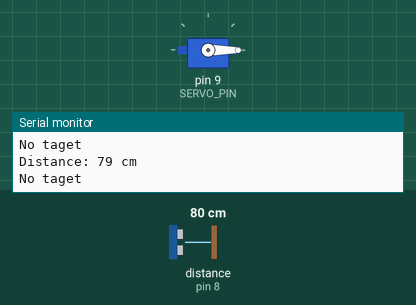
Recording of a sketch running on a simulated Arduino Uno, built with avr-gcc and run on an emulated ATmega328P. Shown: servo, the last lines printed to the serial monitor. Wiring (inferred from the names in the program): ultrasonic range finder: trigger pin 7; echo pin 8. The test bench sets the inputs (shaded band); at power-on: distance to the obstacle (sensor on pin 8) 80 cm. The echo pulse lasts 58.3 µs per cm.

Above: at 1.2 s.
1.3 s: distance to the obstacle (sensor on pin 8) set to 23 cm
4.3 s: distance to the obstacle (sensor on pin 8) set to 19 cm
At 5.0 s:
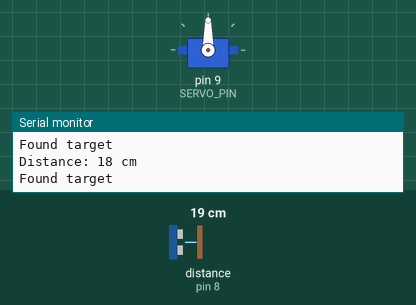
5.9 s: distance to the obstacle (sensor on pin 8) set to 35 cm
At 6.9 s:
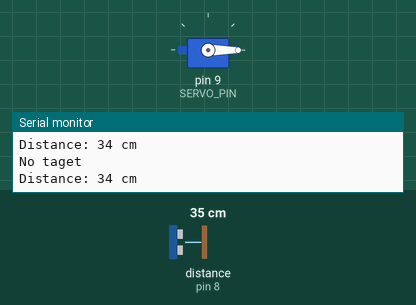
7.4 s: distance to the obstacle (sensor on pin 8) set to 2 cm
At 7.8 s:
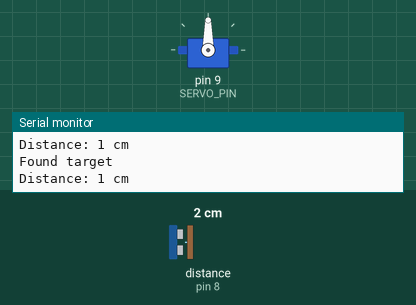
Timing chart, 0 to 9.9 s (numbered marks = the images above; inputs shaded):
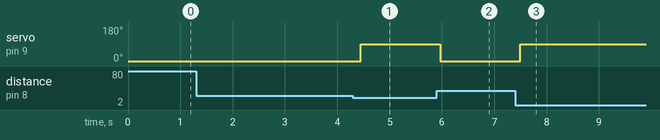

The sketch:

main.ino
```cpp
#include <Servo.h>

const int TRIG_PIN = 7;
const int ECHO_PIN = 8;
const int SERVO_PIN = 9;

Servo doorServo;

void setup()
{
	Serial.begin(9600);

	pinMode(TRIG_PIN, OUTPUT);
	pinMode(ECHO_PIN, INPUT);

	doorServo.attach(SERVO_PIN);
	doorServo.write(0);

	Serial.println("Auto mini door ready: ");
}


void loop()
{
	long cm = readDistanceCm();

	if (cm < 0)
	{
		Serial.println("out of range");
	}
	else
	{
		Serial.print("Distance: ");
		Serial.print(cm);
		Serial.println(" cm");

		if (cm <= 20)
		{
			doorServo.write(90);
			Serial.println("Found target");
		}
		else
		{
			doorServo.write(0);
			Serial.println("No taget");
		}
	}

	delay(150);
}

long readDistanceCm() {
  digitalWrite(TRIG_PIN, LOW);
  delayMicroseconds(2);

  digitalWrite(TRIG_PIN, HIGH);
  delayMicroseconds(10);
  digitalWrite(TRIG_PIN, LOW);

  unsigned long duration = pulseIn(ECHO_PIN, HIGH, 30000);

  if (duration == 0) {
    return -1;
  }

  long cm = duration * 0.0343 / 2;
  return cm;
}
```

Measured:
- the behaviour switches between 22 and 21 cm on distance to the obstacle (sensor on pin 8) (found by bisection; images 0 and 1)
- after the input at 4.3 s, servo on pin 9 (SERVO_PIN): 0° → 90° after 0.15 s
- after the input at 5.9 s, servo on pin 9 (SERVO_PIN): 90° → 0° after 0.07 s
- after the input at 7.4 s, servo on pin 9 (SERVO_PIN): 0° → 90° after 0.09 s
